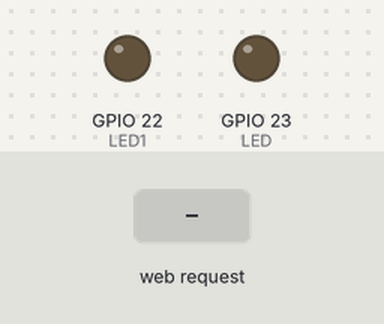
The sketch below on a simulated ESP32. Parts: output pins drawn as LEDs (lit = HIGH). The test bench sets the inputs (shaded band). WiFi joins after 1.5 s; servers stay silent unless stated; what the sketch prints to the serial monitor is not drawn.

Above: at 2.7 s.
2.8 s: HTTP request GET /on0 received
At 3.4 s:
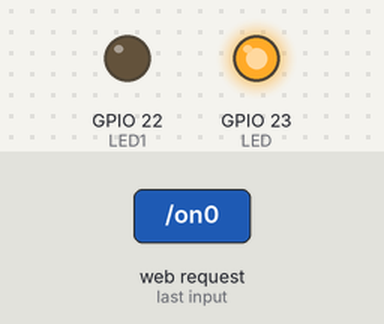
4.3 s: HTTP request GET /on1 received
At 4.6 s:
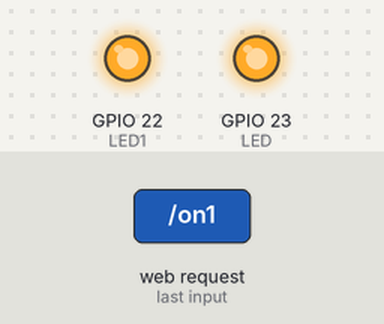
5.8 s: HTTP request GET /off0 received
At 6.9 s:
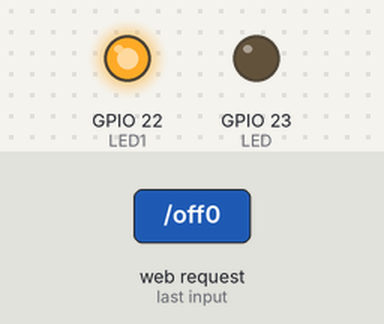
7.3 s: HTTP request GET /off1 received
At 8.0 s:
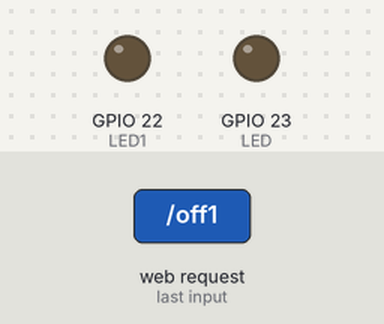
Timing chart, 0 to 9.8 s (numbered marks = the images above; inputs shaded):
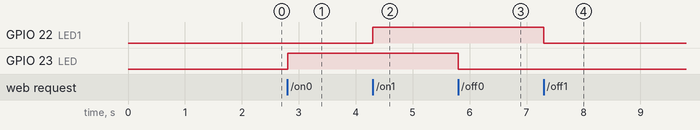

The sketch:

turn_on_off_2LED_accesPoint.ino
```cpp
#include "WiFi.h"


#define LED 23
#define LED1 22
#define PORT 80

WiFiServer server(PORT);

String ssid = "Vaibhav";
String password = "V@!b#@v98262151";

void setup()
{
  Serial.begin(115200);

  connect_to_wifi();
  pinMode(LED,OUTPUT);
  pinMode(LED1,OUTPUT);
  server.begin();

}

void loop()
{
  WiFiClient client = server.available();
  if(client)
  {
    handle_response(client);
  }
}

//====================================================================================================
void connect_to_wifi()
{
  WiFi.begin(ssid,password);

  while(WiFi.status() != WL_CONNECTED)
  {
    Serial.print(". ");
    delay(500);
  }

  Serial.println();

  Serial.print("NAME : ");
  Serial.println(WiFi.SSID());

  Serial.print("IP Adderess : ");
  Serial.println(WiFi.localIP());
}


//=======================================================================================================
void handle_response(WiFiClient &client) {
  // Read the first line of the request
  String req = client.readStringUntil('\r');

  // Discard the rest of the request (up to the newline character)
  client.readStringUntil('\n');
  Serial.println("Request: " + req);

  // Process the request and control LEDs accordingly
  if (req.indexOf("/on0") != -1) {
    digitalWrite(LED, HIGH);
  } else if (req.indexOf("/off0") != -1) {
    digitalWrite(LED, LOW);
  } else if (req.indexOf("/on1") != -1) {
    digitalWrite(LED1, HIGH);
  } else if (req.indexOf("/off1") != -1) {
    digitalWrite(LED1, LOW);
  }

  // Send the HTTP response header
  client.println("HTTP/1.1 200 OK");
  client.println("Content-type:text/html");
  client.println();

  // Send the HTML content of the response
  client.println("<html><body>");
  client.println("<h1>ESP32 Web Server</h1>");
  client.println("<p>LED is now " + String(digitalRead(LED) == HIGH ? "ON" : "OFF") + "</p>");
  client.println("<a href='/on0'>Turn LED ON</a><br>");
  client.println("<a href='/off0'>Turn LED OFF</a>");

  client.println("<p>LED1 is now " + String(digitalRead(LED1) == HIGH ? "ON" : "OFF") + "</p>");
  client.println("<a href='/on1'>Turn LED1 ON</a><br>");
  client.println("<a href='/off1'>Turn LED1 OFF</a>");

  client.println("</body></html>");
}
```

Measured:
- after the input at 2.8 s, GPIO 23 (LED): LOW → HIGH at once
- after the input at 4.3 s, GPIO 22 (LED1): LOW → HIGH at once
- after the input at 5.8 s, GPIO 23 (LED): HIGH → LOW at once
- after the input at 7.3 s, GPIO 22 (LED1): HIGH → LOW at once
